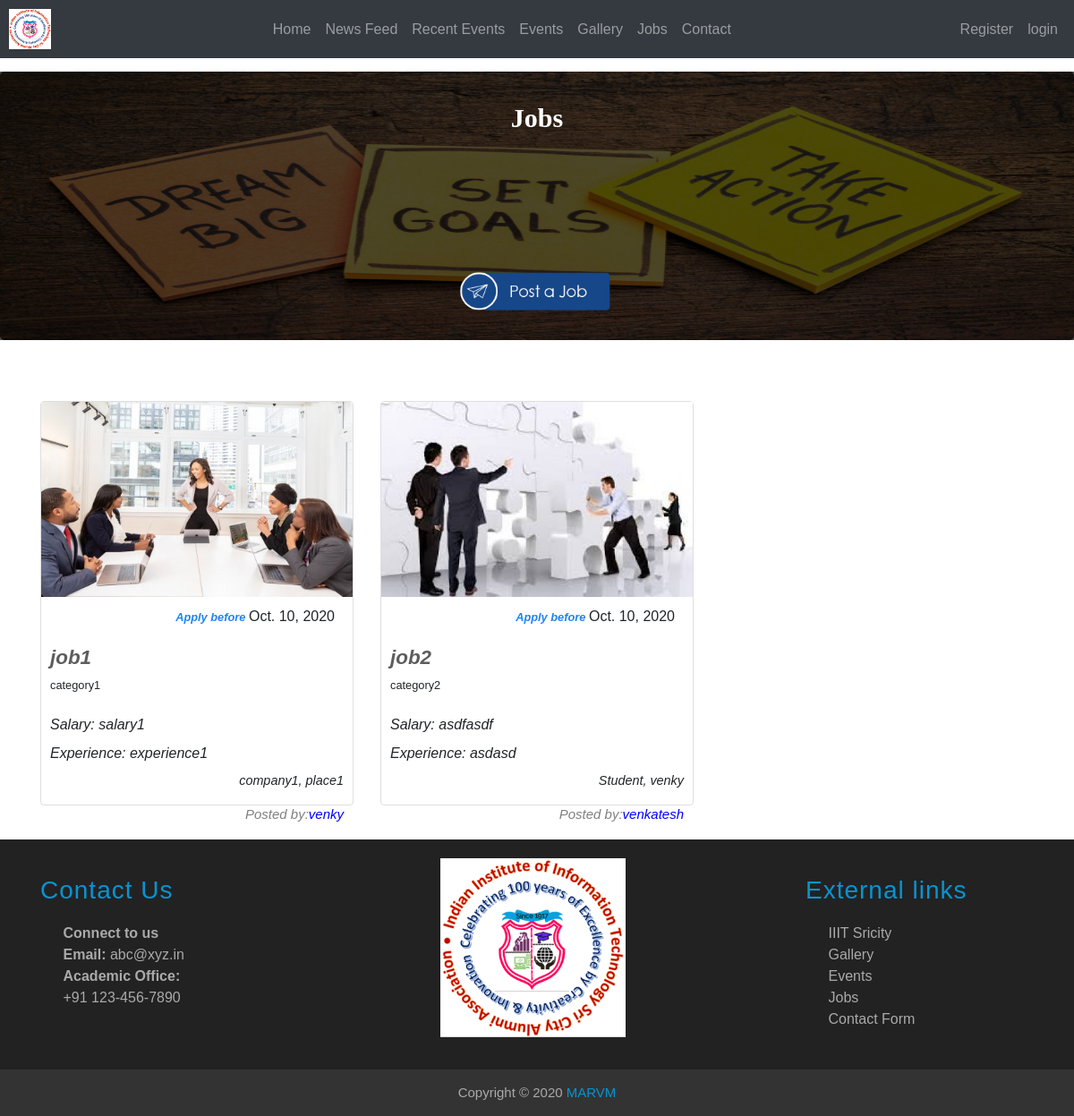
The app's page /jobs/, older data.
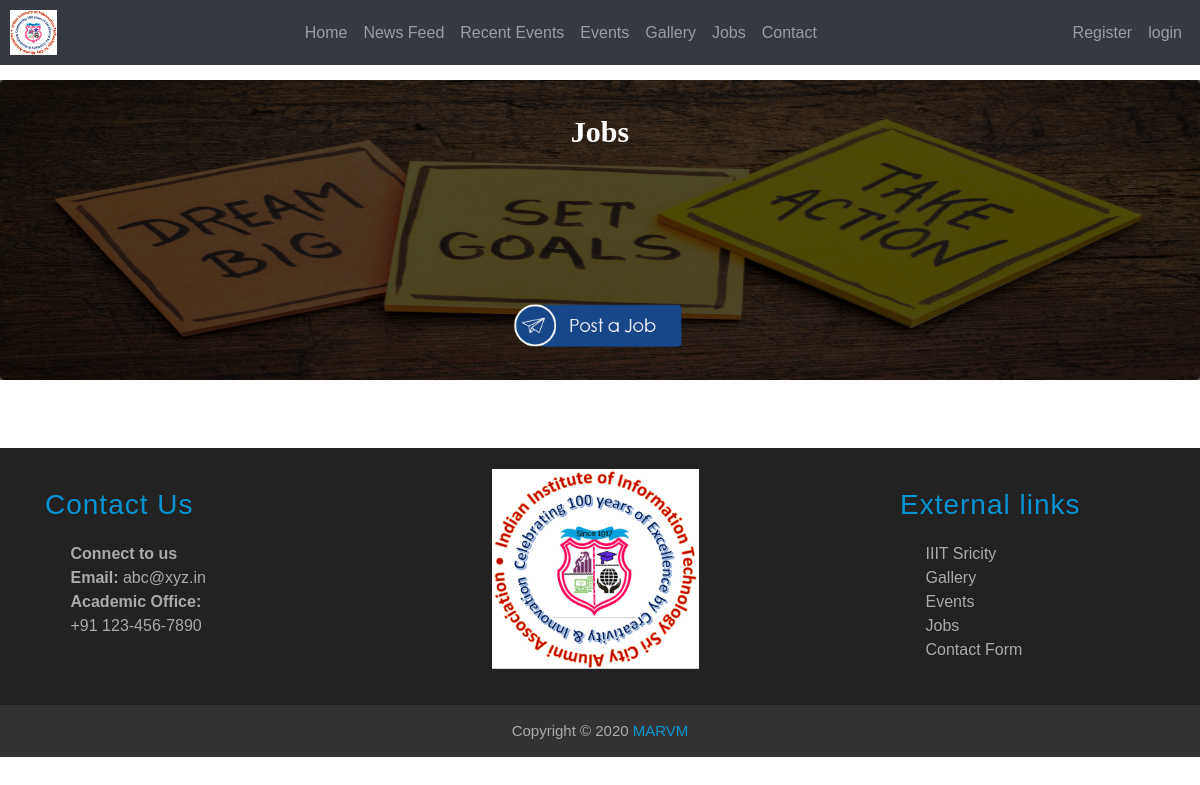
The same page, newer data.
### jobs/models.py (models this page shows, shortened)
class Jobs_details(models.Model):
    user = models.ForeignKey(User,on_delete=models.CASCADE)
    job_title = models.CharField(max_length=50)
    last_date = models.DateField()
    company = models.CharField(max_length=50)
    place = models.CharField(max_length= 50)
    experience = models.CharField(max_length = 50)
    salary = models.CharField(max_length = 20)
    category=models.CharField(max_length=50)
    imgSrc=models.CharField(max_length=50)

### accounts/models.py (models this page shows)
class User(AbstractUser):
    phone_number = models.CharField(
        max_length=15,
        blank = False,
        default="",
        validators=[
            RegexValidator(
                regex='^([+][0-9]{1,4}[6-9][0-9]{9})$',
                message='mobile number should be in the format "+999999999" ',
                code='invalid_phone_number'
            ),
        ]
    )
    email_confirmed = models.BooleanField(default=False)
    conditions = models.BooleanField(default=False)
    avatar = models.ImageField(upload_to=update_filename,blank = True)
    linkedin_url = models.URLField(blank = True)
    github_url = models.URLField(blank = True)
    webpage_url = models.URLField(blank = True)
    passout_year = models.CharField(max_length=4,blank=True)
    company = models.CharField(max_length=100,blank = True)
    summary = models.CharField(max_length=100,blank = True)
    place = models.CharField(max_length = 100,blank = True)

### jobs/views.py (the view)
# urls.py: path('jobs/',JobsView,name="jobs"),
def JobsView(request):
    jobslist=Jobs_details.objects.all()
    return render(request,'jobs.html',{"jobslist":jobslist})

### templates/jobs.html (shortened to what this page needs)
{% extends "base.html" %}
{% load static %}
{% block content %}
    <div class="jobpost jumbotron">
      <div class="layer">
        <h3 class="jobs_h3">Jobs</h3>
        <a href="{% url 'post_job' %}"><img class="jobpostbut" src="{% static 'assets/jobs_images/post-a-job.png' %}" alt="" style="padding-top: 30px;margin-top: 100px;"></a>
      </div>
    </div>
    <div id="joblistid" class="jobslist">
        <div class="container">
          <div class="row ">
            {% for jobs in jobslist %}
            <div class="col-md-6 col-sm-6 col-xs-8 col-lg-4">
              <div class="jobcard mb-4 box-shadow">
                    <div class="job_img_cont">
                        <img class="img-fluid" src="{% static jobs.imgSrc %}" style="max-width: 100%; height:auto; padding-bottom: 3%;" alt="#">
                    </div>
                    <div class="deadline">
                        <p class="deadline text-right"><span style="font-size: 0.8rem;color:#2184ed; font-style: italic;font-weight: bold;">Apply before </span><span>{{jobs.last_date}}</span></p>
                    </div>
                    <p class="jobtitle">{{jobs.job_title}}</p>
                    <p class="categories">{{jobs.category}}</p>
                    <p class="tag"><em><span>Salary: </span></em>{{jobs.salary}}</p>
                    <p class="tag"><em><span>Experience: </span></em>{{jobs.experience}}</p>
                    <div class="bottom">
                      <p class="company text-right"><span class="highlight">{{jobs.company}}</span>, <span>{{jobs.place}}</span></p>
                      <p class="Postedby">Posted by:<a href="{% url 'profile_page' username=jobs.user.username %}" style="color:blue">{{jobs.user.username}}</a></p>
                    </div>
              </div>
            </div>
            {% endfor %}
        </div>
    </div>
    </div>
{% endblock content %}

### templates/base.html (shortened to what this page needs)
<!DOCTYPE html> {% load static %}
<html lang="en">
<head>
    <link rel="stylesheet" href="https://cdnjs.cloudflare.com/ajax/libs/font-awesome/4.7.0/css/font-awesome.min.css">
    <link rel="stylesheet" href="https://maxcdn.bootstrapcdn.com/bootstrap/4.4.1/css/bootstrap.min.css">
    <link rel="stylesheet" href="https://unpkg.com/aos@2.3.0/dist/aos.css">
    <link rel="stylesheet" href="https://cdnjs.cloudflare.com/ajax/libs/font-awesome/4.7.0/css/font-awesome.min.css">
</head>
<body>
    <nav id="func_navbar" class="navbar-custom navbar navbar-expand-md navbar-dark bg-dark fixed-top" style="padding: 10px;">
        <a id="func_logo" class="nav-brand abs" href="{% url 'home' %}"><img src="{% static '/img/iiits/iiitslogo.png' %}" style="width:47px;"></a>
        <div class="collapse navbar-collapse" id="navbarNavDropdown">
            <ul class="navbar-nav mx-auto">
                <li class="nav-item">
                    <a class="nav-link" href="{% url 'home' %}#">Home</a>
                </li>
                <li class="nav-item">
                    <a class="nav-link" href="{% url 'home' %}#news_feed">News Feed</a>
                </li>
                <li class="nav-item">
                    <a class="nav-link" href="{% url 'home' %}#recent_events">Recent Events</a>
                </li>
                <li class="nav-item">
                    <a class="nav-link" href="{% url 'events' %}">Events</a>
                </li>
                <li class="nav-item">
                    <a class="nav-link" href="{% url 'gallery' %}">Gallery</a>
                </li>
                <li class="nav-item">
                    <a class="nav-link" href="{% url 'jobs' %}">Jobs</a>
                </li>
                <li class="nav-item">
                    <a class="nav-link" href="{% url 'contactform' %}">Contact</a>
                </li>
            </ul>
            <ul class="navbar-nav">
                {% if user.is_authenticated %}
                    {% if user.is_staff %}
                        <li class="nav-item"><a class="nav-link" href="{% url 'profile_page' username=user.username %}">Hi, {{ user.username }}!</a></li>
                    {% else %}
                        <li class="nav-item"><a class="nav-link" href="{% url 'profile_page' username=user.username %}">Hi, {{ user.last_name }}!</a></li>
                    {% endif %}
                    <li class="nav-item"><a class="nav-link" href="{% url 'logout' %}?next={{ request.path }}">logout</a></li>
                {% else %}
                    <li class="nav-item"><a class="nav-link" href="{% url 'register' %}">Register</a></li>
                    <li class="nav-item"><a class="nav-link" href="{% url 'login' %}?next={{ request.path }}">login</a></li>
                {% endif %}
            </ul>
        </div>
    </nav>
    <div class="container-fluid py-4"></div>
    {% block content %}
    {% endblock %}
    <footer>
        <div class="container">
            <div class="row">
                <div class="col-lg-3 col-md-6">
                <h3>Contact Us</h3>
                <ul class="list-unstyled three-column" style="padding-left:10%;">
                    <b>Connect to us</b><br>
                    <b>Email:</b>
                    <a href="">abc@xyz.in</a>
                    <br>
                    <b>Academic Office:</b><br>
                    <a href="tel:+91 123-456-7890">+91 123-456-7890</a>
                </ul>
                </div>
                <div class="col-lg-6 col-md-6">
                <ul class="list-unstyled three-column">
                    <img class="custom-img" style="height:200px" src="{% static '/img/iiits/iiitslogo.png' %}">
                </ul>
                </div>
                <div class="col-lg-3 col-md-6">
                <h3>External links</h3>
                <ul class="list-unstyled three-column" style="padding-left:10%;">
                    <a href="{% url 'home' %}#"> IIIT Sricity</a><br>
                    <a href="{% url 'gallery' %}">Gallery</a><br>
                    <a href="{% url 'events' %}">Events</a><br>
                    <a href="{% url 'jobs' %}">Jobs </a><br>
                    <a href="{% url 'contactform' %}">Contact Form</a><br>
                </ul>
                </div>
            </div>
        </div>
        <div class="copyright text-center">
            Copyright &copy; 2020 <span>MARVM</span>
        </div>
    </footer>
</body>
</html>

### templates/base.html (style rules this page uses)
body { margin: 0; font-family: Arial, Helvetica, sans-serif; overflow-x:hidden; }
.navbar { width: 100%; }
footer { background: #222; color: #aaa; padding-top: 10px; }
footer a { color: #aaa; }
footer h3 { color: #0894d1; letter-spacing: 1px; margin: 30px 0 20px; }
footer .three-column { overflow: hidden; }
footer .copyright { padding: 15px 0; background: #333; margin-top: 20px; font-size: 15px; }
footer .copyright span { color: #0894d1; }
.custom-img { padding-left:13%; }
@media (min-width: 768px) { .custom-img { padding-left:30%; margin-top:2%; } }

Row changes from the older to the newer data that the page shows:
removed Jobs_details: imgSrc (picture), last_date "Oct. 10, 2020", job_title "job1", category "category1", salary "salary1", experience "experience1", company "company1", place "place1", user.username "venky"
removed Jobs_details: imgSrc (picture), last_date "Oct. 10, 2020", job_title "job2", category "category2", salary "asdfasdf", experience "asdasd", company "Student", place "venky", user.username "venkatesh"
